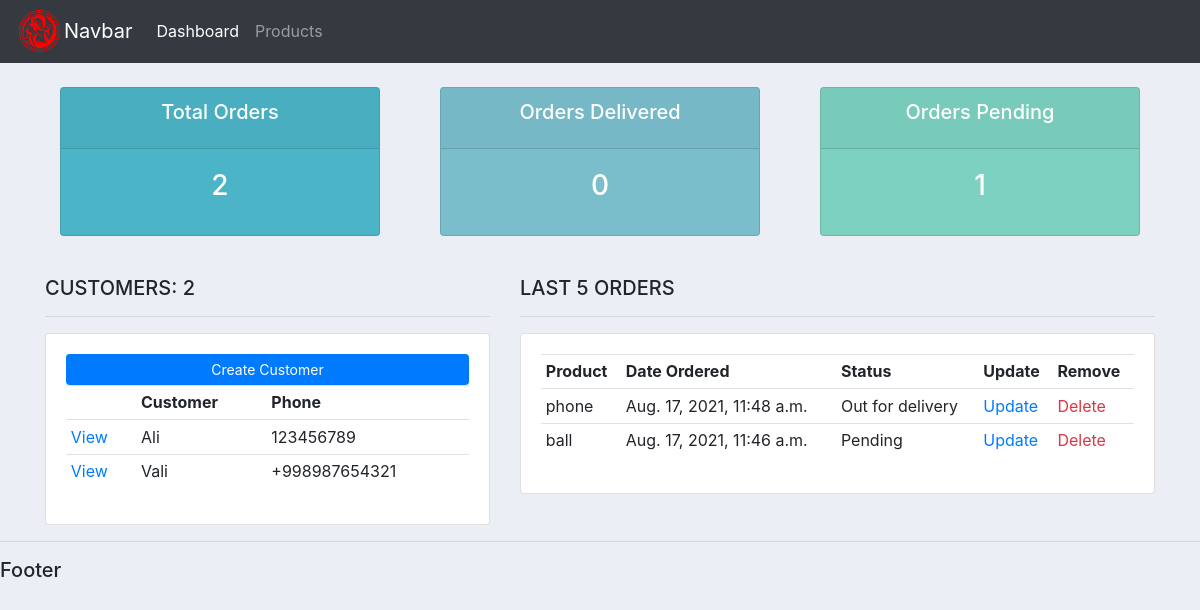
/, run on an earlier commit of the app's database.
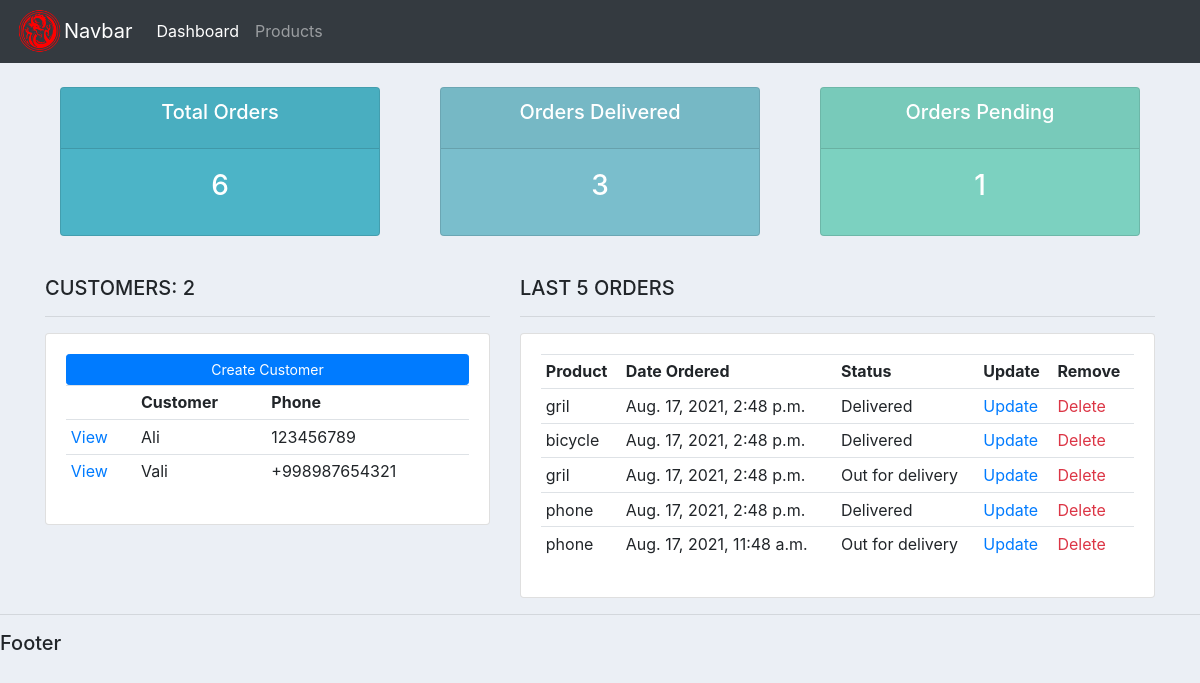
And on a later commit of the database.
### accounts/models.py (models this page shows, shortened)
class Customer(models.Model):
    name = models.CharField(max_length=200, null=True)
    phone = models.CharField(max_length=200, null=True)
    email = models.CharField(max_length=200, null=True)
    date = models.DateTimeField(auto_now_add=True, null=True)

class Order(models.Model):
    STATUS = (
        ('Pending', 'Pending'),
        ('Out for delivery', 'Out for delivery'),
        ('Delivered', 'Delivered')
    )
    customer = models.ForeignKey(Customer, null=True, on_delete=models.SET_NULL)
    product = models.ForeignKey(Products, null=True, on_delete=models.SET_NULL)
    date_created = models.DateTimeField(auto_now_add=True, null=True)
    status = models.CharField(max_length=200, null=True, choices=STATUS)
    note = models.CharField(max_length=1000, null=True)

class Products(models.Model):
    CATEGORY = (
        ('Indoor', 'Indoor'),
        ('Out Door', 'Out Door'),
        ('Both', 'Both')
    )
    name = models.CharField(max_length=200, null=True)
    price = models.FloatField(null=True)
    category = models.CharField(max_length=200, null=True, choices=CATEGORY)
    description = models.CharField(max_length=200, null=True)
    date_created = models.DateTimeField(auto_now_add=True, null=True)
    tags = models.ManyToManyField(Tag)

### accounts/views.py (the view)
# urls.py: path('', home, name='home'),
def home(request):
    orders = Order.objects.order_by('-date_created')
    customers = Customer.objects.all()
    total_customers = customers.count()
    total_orders = orders.count()
    delivered = orders.filter(status='Delivered').count()
    pending = orders.filter(status='Pending').count()
    context = {
        'orders': orders,
        'customers': customers,
        'total_customers': total_customers,
        'total_orders': total_orders,
        'delivered': delivered,
        'pending': pending
    }
    return render(request, 'accounts/dashboard.html', context)

### accounts/templates/accounts/dashboard.html (shortened to what this page needs)
{% extends "accounts/base.html" %}
{% block content %}
    {% include "accounts/status.html" %}
    <br>
    <div class="row">
        <div class="col-md-5">
            <h5>CUSTOMERS: {{ total_customers }}</h5>
            <hr>
            <div class="card card-body">
                <a class="btn btn-primary  btn-sm btn-block" href="">Create Customer</a>
                <table class="table table-sm">
                    <tr>
                        <th></th>
                        <th>Customer</th>
                        <th>Phone</th>
                    </tr>
                    {% for customer in customers %}
                        <tr>
                            <td> <a href="{% url 'customers' customer.pk %}">View</a> </td>
                            <td> {{ customer.name }} </td>
                            <td> {{ customer.phone }} </td>
                        </tr>
                    {% endfor %}
                </table>
            </div>
        </div>
        <div class="col-md-7">
            <h5>LAST 5 ORDERS</h5>
            <hr>
            <div class="card card-body">
                <table class="table table-sm">
                    <tr>
                        <th>Product</th>
                        <th>Date Ordered</th>
                        <th>Status</th>
                        <th>Update</th>
                        <th>Remove</th>
                    </tr>
                    {% for order in orders|slice:":5" %}
                        <tr>
                            <td>{{ order.product.name }}</td>
                            <td>{{ order.date_created }}</td>
                            <td>{{ order.status }}</td>
                            <td><a href="{% url 'update_order' order.pk %}" class="text-primary">Update</a></td>
                            <td><a href="{% url 'delete_order' order.pk %}" class="text-danger">Delete</a></td>
                        </tr>
                    {% endfor %}
                </table>
            </div>
        </div>
    </div>
{% endblock content %}

What changed in the data, as far as the page shows it:
no longer on this page (row unchanged): Order: product.name "ball", date_created "Aug. 17, 2021, 11:46 a.m.", status "Pending"
added Order: product.name "gril", date_created "Aug. 17, 2021, 2:48 p.m.", status "Delivered"
added Order: product.name "bicycle", date_created "Aug. 17, 2021, 2:48 p.m.", status "Delivered"
added Order: product.name "gril", date_created "Aug. 17, 2021, 2:48 p.m.", status "Out for delivery"
added Order: product.name "phone", date_created "Aug. 17, 2021, 2:48 p.m.", status "Delivered"
Also different on the page:
{{ total_orders }}: "2" → "6"
{{ delivered }}: "0" → "3"
